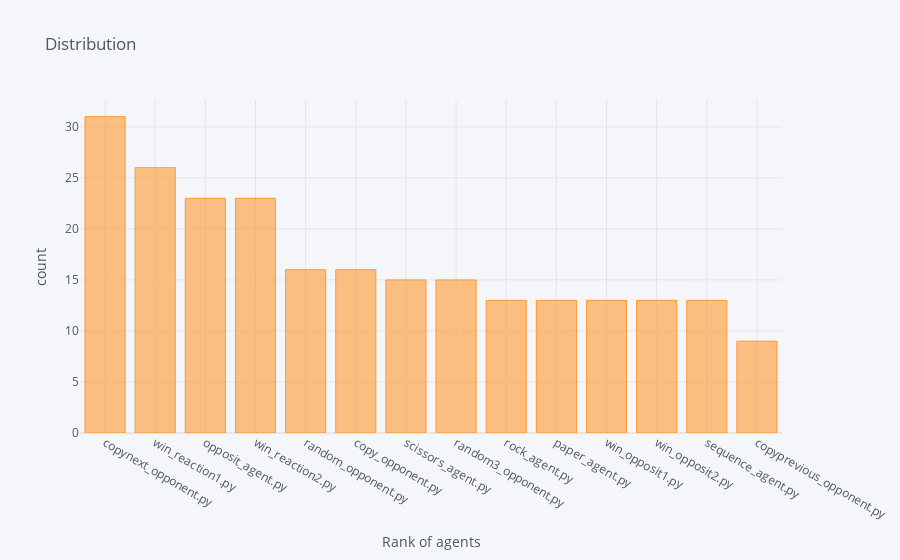

Notebook code for this chart:
### Markdown cell above
## Представим сведения в виде графика

### Code cell
result.iplot(kind='bar', xTitle='Rank of agents',
                  yTitle='count', title='Distribution')

### Figure 1 — Plotly figure (JSON) as saved in the notebook; plotly's stock layout.template omitted (floating-point values rounded to 4 significant figures)
{"data": [{"marker": {"color": "rgba(255, 153, 51, 0.6)", "line": {"color": "rgba(255, 153, 51, 1.0)", "width": 1}}, "name": "Рейтинг турнира по количеству выигранных партий", "orientation": "v", "text": "", "type": "bar", "x": ["copynext_opponent.py", "win_reaction1.py", "opposit_agent.py", "win_reaction2.py", "random_opponent.py", "copy_opponent.py", "scissors_agent.py", "random3_opponent.py", "rock_agent.py", "paper_agent.py", "win_opposit1.py", "win_opposit2.py", "sequence_agent.py", "copyprevious_opponent.py"], "y": [31, 26, 23, 23, 16, 16, 15, 15, 13, 13, 13, 13, 13, 9]}], "layout": {"autosize": true, "legend": {"bgcolor": "#F5F6F9", "font": {"color": "#4D5663"}}, "paper_bgcolor": "#F5F6F9", "plot_bgcolor": "#F5F6F9", "title": {"font": {"color": "#4D5663"}, "text": "Distribution"}, "xaxis": {"autorange": true, "gridcolor": "#E1E5ED", "range": [-0.5, 13.5], "showgrid": true, "tickfont": {"color": "#4D5663"}, "title": {"font": {"color": "#4D5663"}, "text": "Rank of agents"}, "type": "category", "zerolinecolor": "#E1E5ED"}, "yaxis": {"autorange": true, "gridcolor": "#E1E5ED", "range": [0, 32.63], "showgrid": true, "tickfont": {"color": "#4D5663"}, "title": {"font": {"color": "#4D5663"}, "text": "count"}, "type": "linear", "zerolinecolor": "#E1E5ED"}}}
